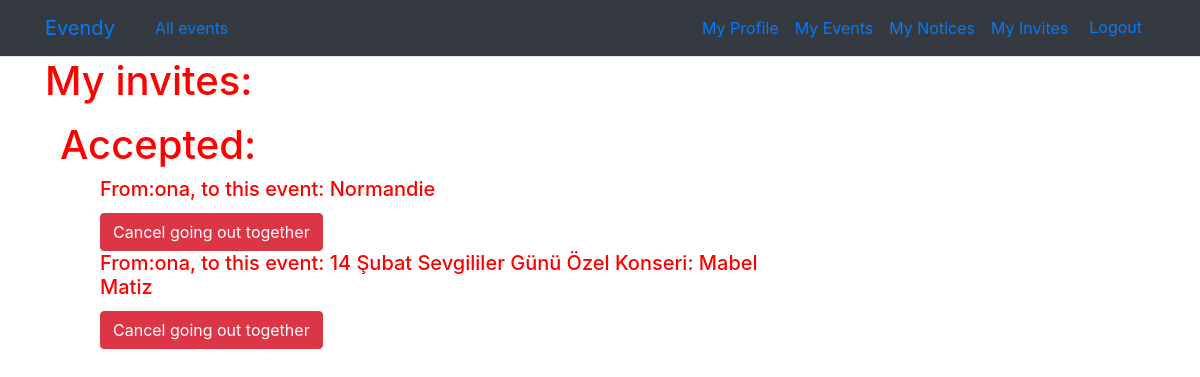
/invites-list/ (signed in), run on the app's committed database.
### notices/models.py (models this page shows)
class Invitation(models.Model):
    sender = models.ForeignKey(Profile, on_delete=models.CASCADE, related_name='inv_sender')
    recipient = models.ForeignKey(Profile, on_delete=models.CASCADE, related_name='inv_recipient')
    event = models.ForeignKey(Event, on_delete=models.CASCADE)
    is_accepted = models.BooleanField(default=False)
    created_at = models.DateTimeField(default=timezone.now)

### evendy/models.py (models this page shows, shortened)
class Profile(models.Model):
    user = models.OneToOneField(User, on_delete=models.CASCADE)
    date_of_birth = models.DateField(null=True, blank=True)
    profile_image = models.ImageField(default='profile_pics/profile_default.jpg', upload_to='profile_pics')
    description = models.TextField(blank=True)
    user_planned_events = models.ManyToManyField('Event', through='UserPlannedEvent')
    user_notices = models.ManyToManyField('notices.Notice', related_name='user_notices', blank=True)
    user_invitations = models.ManyToManyField('notices.Invitation', related_name='user_invitations', blank=True)
    def __str__(self):
        return f'{self.user}'

class Event(models.Model):
    title = models.CharField(max_length=100)
    date = models.DateField()
    time = models.TimeField(null=True)
    place = models.CharField(max_length=250)
    image = models.URLField(default='event_pics/event_default.jpg')
    attendees_looking_for_company = models.ManyToManyField(Profile, related_name='events_who_is_looking_for_company')
    def __str__(self):
        return f'{self.title}'

### notices/views.py (the view)
# urls.py: path('invites-list/', notices_views.invites_list, name='invites_list'),
def invites_list(request):
    invites_for_user = Invitation.objects.filter(recipient=request.user.profile)
    return render(request, 'notices/user_invites.html', {'invites_for_user': invites_for_user})

### notices/templates/notices/user_invites.html (shortened to what this page needs)
{% extends 'evendy/base.html' %}
{% block content %}
 <h1>My invites:</h1>
    <div class="col-md-8">
             <h1>Accepted:</h1>
                <ul>
                  {% for invite in invites_for_user %}
                        {% if invite.is_accepted == True  %}
                            <h5 class="card-title">From:{{ invite.sender }}</a>, to this event: {{ invite.event }}</h5>
                            <form method="POST" action="{% url 'cancel_going_out_together' invite.id invite.sender.id invite.event.id %}">
                            <button type="submit" class="btn btn-danger">Cancel going out together</button>
                            </form>
                        {% endif %}
                    {% endfor %}
                </ul>
    </div>
{% endblock %}

### evendy/static/evendy/base.css (style rules this page uses)
body { background-color: white; color: #ff0000; }

### data on the page
Invitation: sender "ona", event "Normandie"
Invitation: sender "ona", event "14 Şubat Sevgililer Günü Özel Konseri: Mabel Matiz"
